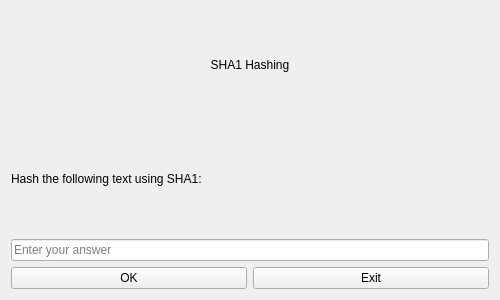
<?xml version="1.0" encoding="UTF-8"?>
<ui version="4.0">
 <class>Task1Window</class>
 <widget class="QWidget" name="Task1Window">
  <property name="geometry">
   <rect>
    <x>0</x>
    <y>0</y>
    <width>500</width>
    <height>300</height>
   </rect>
  </property>
  <property name="windowTitle">
   <string>Task 1 - SHA1 Hashing</string>
  </property>
  <layout class="QVBoxLayout" name="verticalLayout">
   <item>
    <widget class="QLabel" name="titleLabel">
     <property name="text">
      <string>SHA1 Hashing</string>
     </property>
     <property name="alignment">
      <set>Qt::AlignCenter</set>
     </property>
    </widget>
   </item>
   <item>
    <widget class="QLabel" name="taskLabel">
     <property name="text">
      <string>Hash the following text using SHA1:</string>
     </property>
     <property name="wordWrap">
      <bool>true</bool>
     </property>
    </widget>
   </item>
   <item>
    <widget class="QLineEdit" name="answerEdit">
     <property name="placeholderText">
      <string>Enter your answer</string>
     </property>
    </widget>
   </item>
   <item>
    <layout class="QHBoxLayout" name="horizontalLayout">
     <item>
      <widget class="QPushButton" name="okButton">
       <property name="text">
        <string>OK</string>
       </property>
      </widget>
     </item>
     <item>
      <widget class="QPushButton" name="exitButton">
       <property name="text">
        <string>Exit</string>
       </property>
      </widget>
     </item>
    </layout>
   </item>
  </layout>
 </widget>
 <resources/>
 <connections/>
</ui>
